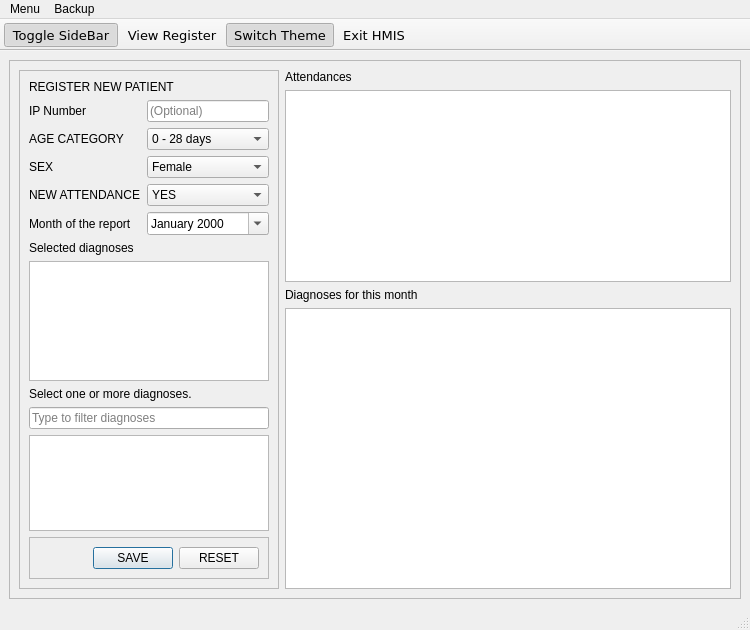
<?xml version="1.0" encoding="UTF-8"?>
<ui version="4.0">
 <class>MainWindow</class>
 <widget class="QMainWindow" name="MainWindow">
  <property name="geometry">
   <rect>
    <x>0</x>
    <y>0</y>
    <width>750</width>
    <height>630</height>
   </rect>
  </property>
  <property name="windowTitle">
   <string>HMIS 105 Report</string>
  </property>
  <widget class="QWidget" name="centralwidget">
   <layout class="QGridLayout" name="gridLayout">
    <item row="0" column="0">
     <widget class="QFrame" name="frame">
      <property name="frameShape">
       <enum>QFrame::StyledPanel</enum>
      </property>
      <property name="frameShadow">
       <enum>QFrame::Raised</enum>
      </property>
      <layout class="QGridLayout" name="gridLayout_2">
       <item row="0" column="0" rowspan="4">
        <widget class="QFrame" name="sidebar">
         <property name="sizePolicy">
          <sizepolicy hsizetype="Fixed" vsizetype="Preferred">
           <horstretch>0</horstretch>
           <verstretch>0</verstretch>
          </sizepolicy>
         </property>
         <property name="maximumSize">
          <size>
           <width>260</width>
           <height>16777215</height>
          </size>
         </property>
         <property name="frameShape">
          <enum>QFrame::StyledPanel</enum>
         </property>
         <property name="frameShadow">
          <enum>QFrame::Raised</enum>
         </property>
         <layout class="QVBoxLayout" name="verticalLayout">
          <item>
           <widget class="QLabel" name="label_3">
            <property name="text">
             <string>REGISTER NEW PATIENT</string>
            </property>
           </widget>
          </item>
          <item>
           <layout class="QFormLayout" name="formLayout">
            <item row="1" column="0">
             <widget class="QLabel" name="label_4">
              <property name="text">
               <string>AGE CATEGORY</string>
              </property>
             </widget>
            </item>
            <item row="1" column="1">
             <widget class="QComboBox" name="comboBoxCategory">
              <item>
               <property name="text">
                <string>0 - 28 days</string>
               </property>
              </item>
              <item>
               <property name="text">
                <string>29 days - 4 years</string>
               </property>
              </item>
              <item>
               <property name="text">
                <string>5 - 9 years</string>
               </property>
              </item>
              <item>
               <property name="text">
                <string>10 - 19 years</string>
               </property>
              </item>
              <item>
               <property name="text">
                <string>20 years and above</string>
               </property>
              </item>
             </widget>
            </item>
            <item row="2" column="0">
             <widget class="QLabel" name="label_5">
              <property name="text">
               <string>SEX</string>
              </property>
             </widget>
            </item>
            <item row="2" column="1">
             <widget class="QComboBox" name="comboBoxSex">
              <item>
               <property name="text">
                <string>Female</string>
               </property>
              </item>
              <item>
               <property name="text">
                <string>Male</string>
               </property>
              </item>
             </widget>
            </item>
            <item row="3" column="0">
             <widget class="QLabel" name="label_6">
              <property name="text">
               <string>NEW ATTENDANCE</string>
              </property>
             </widget>
            </item>
            <item row="3" column="1">
             <widget class="QComboBox" name="comboBoxNewAttendance">
              <item>
               <property name="text">
                <string>YES</string>
               </property>
              </item>
              <item>
               <property name="text">
                <string>NO</string>
               </property>
              </item>
             </widget>
            </item>
            <item row="4" column="0">
             <widget class="QLabel" name="label_9">
              <property name="text">
               <string>Month of the report</string>
              </property>
             </widget>
            </item>
            <item row="4" column="1">
             <widget class="QDateEdit" name="dateEdit">
              <property name="displayFormat">
               <string>MMMM yyyy</string>
              </property>
              <property name="calendarPopup">
               <bool>true</bool>
              </property>
              <property name="timeSpec">
               <enum>Qt::UTC</enum>
              </property>
             </widget>
            </item>
            <item row="0" column="1">
             <widget class="QLineEdit" name="IPN">
              <property name="placeholderText">
               <string>(Optional)</string>
              </property>
             </widget>
            </item>
            <item row="0" column="0">
             <widget class="QLabel" name="label_10">
              <property name="text">
               <string>IP Number</string>
              </property>
             </widget>
            </item>
           </layout>
          </item>
          <item>
           <layout class="QVBoxLayout" name="vLayout">
            <property name="topMargin">
             <number>0</number>
            </property>
            <property name="bottomMargin">
             <number>0</number>
            </property>
            <item>
             <widget class="QLabel" name="label_7">
              <property name="text">
               <string>Selected diagnoses</string>
              </property>
             </widget>
            </item>
            <item>
             <widget class="QListWidget" name="listWidgetSelected">
              <property name="sizePolicy">
               <sizepolicy hsizetype="Expanding" vsizetype="Fixed">
                <horstretch>0</horstretch>
                <verstretch>0</verstretch>
               </sizepolicy>
              </property>
              <property name="maximumSize">
               <size>
                <width>16777215</width>
                <height>120</height>
               </size>
              </property>
             </widget>
            </item>
            <item>
             <widget class="QLabel" name="label_8">
              <property name="text">
               <string>Select one or more diagnoses.</string>
              </property>
             </widget>
            </item>
            <item>
             <widget class="QLineEdit" name="lineEdit">
              <property name="placeholderText">
               <string>Type to filter diagnoses</string>
              </property>
             </widget>
            </item>
            <item>
             <widget class="QListWidget" name="listWidgetAllDiagnoses"/>
            </item>
           </layout>
          </item>
          <item>
           <widget class="QFrame" name="frame_3">
            <property name="frameShape">
             <enum>QFrame::StyledPanel</enum>
            </property>
            <property name="frameShadow">
             <enum>QFrame::Raised</enum>
            </property>
            <layout class="QHBoxLayout" name="horizontalLayout">
             <item>
              <spacer name="horizontalSpacer">
               <property name="orientation">
                <enum>Qt::Horizontal</enum>
               </property>
               <property name="sizeHint" stdset="0">
                <size>
                 <width>78</width>
                 <height>20</height>
                </size>
               </property>
              </spacer>
             </item>
             <item>
              <widget class="QPushButton" name="btnSave">
               <property name="text">
                <string>SAVE</string>
               </property>
               <property name="autoDefault">
                <bool>true</bool>
               </property>
               <property name="default">
                <bool>true</bool>
               </property>
              </widget>
             </item>
             <item>
              <widget class="QPushButton" name="btnReset">
               <property name="text">
                <string>RESET</string>
               </property>
              </widget>
             </item>
            </layout>
           </widget>
          </item>
         </layout>
        </widget>
       </item>
       <item row="0" column="1">
        <widget class="QLabel" name="label_2">
         <property name="text">
          <string>Attendances</string>
         </property>
        </widget>
       </item>
       <item row="1" column="1">
        <widget class="QTableWidget" name="tableAttendances">
         <property name="sizePolicy">
          <sizepolicy hsizetype="Expanding" vsizetype="Minimum">
           <horstretch>0</horstretch>
           <verstretch>0</verstretch>
          </sizepolicy>
         </property>
        </widget>
       </item>
       <item row="2" column="1">
        <widget class="QLabel" name="label">
         <property name="text">
          <string>Diagnoses for this month</string>
         </property>
        </widget>
       </item>
       <item row="3" column="1">
        <widget class="QTableWidget" name="tableDiagnoses"/>
       </item>
      </layout>
     </widget>
    </item>
   </layout>
  </widget>
  <widget class="QStatusBar" name="statusbar"/>
  <widget class="QMenuBar" name="menuBar">
   <property name="geometry">
    <rect>
     <x>0</x>
     <y>0</y>
     <width>750</width>
     <height>22</height>
    </rect>
   </property>
   <widget class="QMenu" name="menuHMIS">
    <property name="title">
     <string>Menu</string>
    </property>
    <addaction name="actionView_Register"/>
    <addaction name="actionExpand"/>
    <addaction name="actionToggle_Style"/>
    <addaction name="actionExit"/>
   </widget>
   <widget class="QMenu" name="menuBackup">
    <property name="title">
     <string>Backup</string>
    </property>
    <addaction name="actionRestore"/>
    <addaction name="actionBackup"/>
   </widget>
   <addaction name="menuHMIS"/>
   <addaction name="menuBackup"/>
  </widget>
  <widget class="QToolBar" name="toolBar">
   <property name="font">
    <font>
     <family>Verdana</family>
     <pointsize>10</pointsize>
     <bold>false</bold>
    </font>
   </property>
   <property name="windowTitle">
    <string>toolBar</string>
   </property>
   <property name="movable">
    <bool>false</bool>
   </property>
   <property name="iconSize">
    <size>
     <width>32</width>
     <height>32</height>
    </size>
   </property>
   <property name="toolButtonStyle">
    <enum>Qt::ToolButtonTextBesideIcon</enum>
   </property>
   <property name="floatable">
    <bool>false</bool>
   </property>
   <attribute name="toolBarArea">
    <enum>TopToolBarArea</enum>
   </attribute>
   <attribute name="toolBarBreak">
    <bool>false</bool>
   </attribute>
   <addaction name="actionExpand"/>
   <addaction name="actionView_Register"/>
   <addaction name="actionToggle_Style"/>
   <addaction name="actionExit"/>
  </widget>
  <action name="actionExpand">
   <property name="checkable">
    <bool>true</bool>
   </property>
   <property name="checked">
    <bool>true</bool>
   </property>
   <property name="icon">
    <iconset resource="Resources.qrc">
     <normaloff>:/icons/toggle-on.png</normaloff>:/icons/toggle-on.png</iconset>
   </property>
   <property name="text">
    <string>Toggle SideBar</string>
   </property>
   <property name="toolTip">
    <string>Show or hide the sidebar</string>
   </property>
   <property name="shortcut">
    <string>Ctrl+B</string>
   </property>
  </action>
  <action name="actionView_Register">
   <property name="icon">
    <iconset resource="Resources.qrc">
     <normaloff>:/icons/open-book.png</normaloff>:/icons/open-book.png</iconset>
   </property>
   <property name="text">
    <string>View Register</string>
   </property>
   <property name="shortcut">
    <string>Ctrl+R</string>
   </property>
  </action>
  <action name="actionToggle_Style">
   <property name="checkable">
    <bool>true</bool>
   </property>
   <property name="checked">
    <bool>true</bool>
   </property>
   <property name="icon">
    <iconset resource="Resources.qrc">
     <normaloff>:/icons/theme.png</normaloff>:/icons/theme.png</iconset>
   </property>
   <property name="text">
    <string>Switch Theme</string>
   </property>
   <property name="shortcut">
    <string>Ctrl+T</string>
   </property>
  </action>
  <action name="actionExit">
   <property name="icon">
    <iconset resource="Resources.qrc">
     <normaloff>:/icons/close-window.png</normaloff>:/icons/close-window.png</iconset>
   </property>
   <property name="text">
    <string>Exit HMIS</string>
   </property>
   <property name="shortcut">
    <string>Ctrl+W</string>
   </property>
  </action>
  <action name="actionRestore">
   <property name="text">
    <string>Restore data from backup</string>
   </property>
  </action>
  <action name="actionBackup">
   <property name="text">
    <string>Create a database backup</string>
   </property>
  </action>
 </widget>
 <tabstops>
  <tabstop>IPN</tabstop>
  <tabstop>comboBoxCategory</tabstop>
  <tabstop>comboBoxSex</tabstop>
  <tabstop>comboBoxNewAttendance</tabstop>
  <tabstop>dateEdit</tabstop>
  <tabstop>listWidgetSelected</tabstop>
  <tabstop>lineEdit</tabstop>
  <tabstop>listWidgetAllDiagnoses</tabstop>
  <tabstop>tableAttendances</tabstop>
  <tabstop>tableDiagnoses</tabstop>
 </tabstops>
 <resources>
  <include location="Resources.qrc"/>
 </resources>
 <connections/>
</ui>
